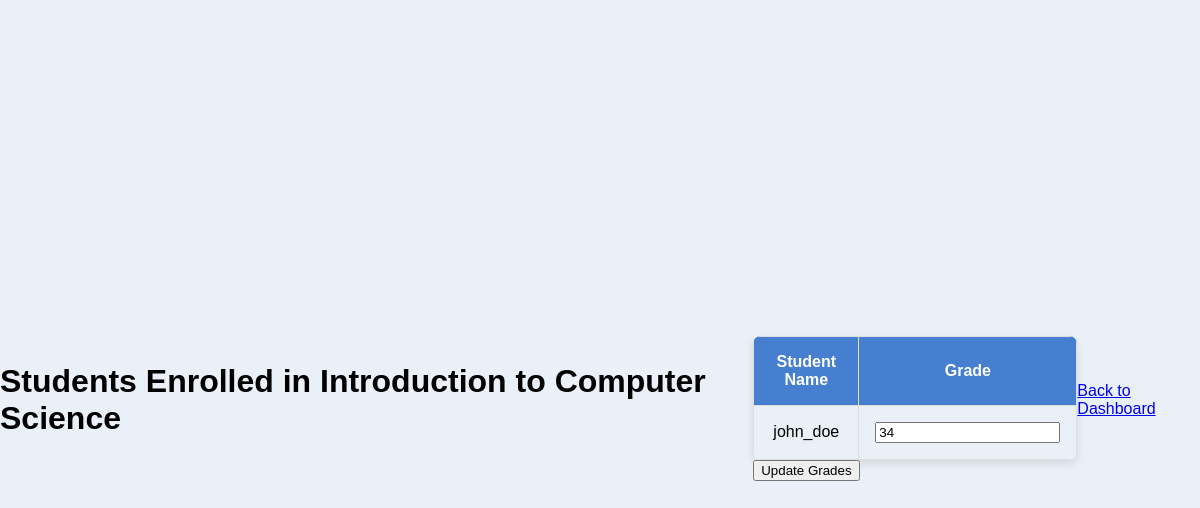
Page /teacher/course/1/students (signed in) on the earlier database version.
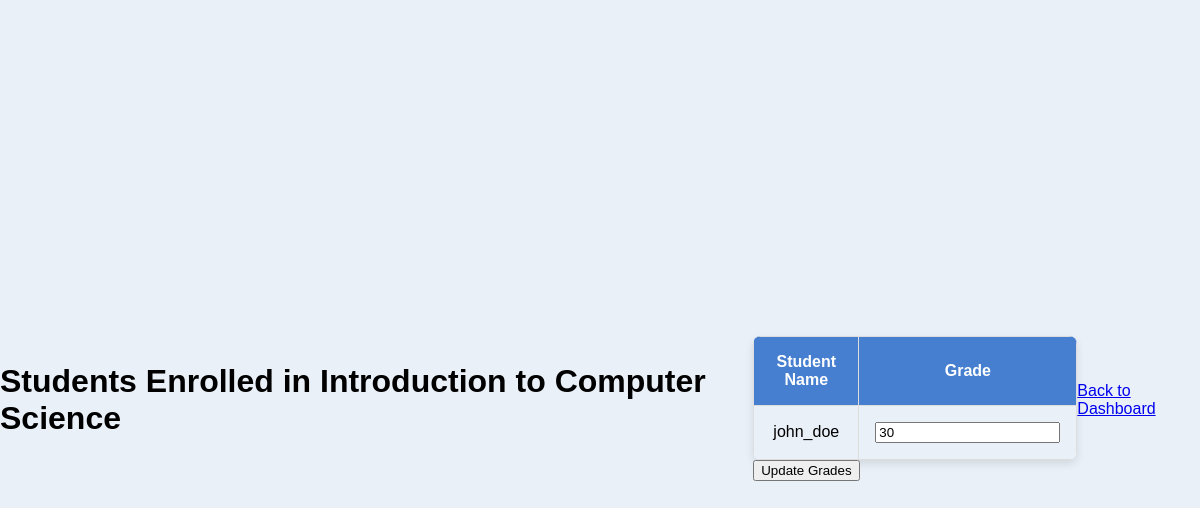
Same page on the later database version.
### app.py (models this page shows, shortened)
class Course(db.Model):
    id = db.Column(db.Integer, primary_key=True)
    course_code = db.Column(db.String(10), unique=True, nullable=False)
    course_name = db.Column(db.String(100), nullable=False)
    capacity = db.Column(db.Integer, nullable=False)
    teacher_id = db.Column(db.Integer, db.ForeignKey('user.id'), nullable=True)
    teacher = db.relationship('User', backref='teaching_courses', foreign_keys=[teacher_id])
    time = db.Column(db.String(50), nullable=True)
    enrolled_count = db.Column(db.Integer, default=0)

class User(UserMixin, db.Model):
    id = db.Column(db.Integer, primary_key=True)
    username = db.Column(db.String(150), unique=True, nullable=False)
    password = db.Column(db.String(150), nullable=False)
    role = db.Column(db.String(50))

class Enrollment(db.Model):
    id = db.Column(db.Integer, primary_key=True)
    course_id = db.Column(db.Integer, db.ForeignKey('course.id'), nullable=False)
    user_id = db.Column(db.Integer, db.ForeignKey('user.id'), nullable=False)
    grade = db.Column(db.String(5))

### app.py (the view, shortened to what this page needs)
@app.route('/teacher/course/<int:course_id>/students', methods=['GET', 'POST'])
@login_required
def view_students(course_id):
    if current_user.role != 'teacher':
        flash("Access denied: Only teachers can view this page.", "danger")
        return redirect(url_for('login'))
    course = Course.query.filter_by(id=course_id, teacher_id=current_user.id).first()
    if not course:
        flash("You do not have permission to view students for this course.", "danger")
        return redirect(url_for('teacher_dashboard'))
    enrollments = Enrollment.query.filter_by(course_id=course.id).all()
    students = [(User.query.get(enrollment.user_id), enrollment) for enrollment in enrollments]
    return render_template('students_enrolled.html', course=course, students=students)

### app.py (called while the page is built)
@login_manager.user_loader
def load_user(user_id):
    return User.query.get(int(user_id))

### templates/students_enrolled.html (shortened to what this page needs)
<!DOCTYPE html>
<html lang="en">
<head>
    <link rel="stylesheet" href="/static/styles.css">
</head>
<body>
    <h1>Students Enrolled in {{ course.course_name }}</h1>
    <form method="POST">
        <table>
            <thead>
                <tr>
                    <th>Student Name</th>
                    <th>Grade</th>
                </tr>
            </thead>
            <tbody>
                {% for student, enrollment in students %}
                <tr>
                    <td>{{ student.username }}</td>
                    <td>
                        <input type="text" name="{{ enrollment.id }}" value="{{ enrollment.grade or '' }}">
                    </td>
                </tr>
                {% endfor %}
            </tbody>
        </table>
        <button type="submit">Update Grades</button>
    </form>
    <a href="{{ url_for('teacher_dashboard') }}">Back to Dashboard</a>
</body>
</html>

### static/styles.css (style rules this page uses)
body { font-family: Arial, sans-serif; background-color: #e9f0f7; margin: 0; display: flex; justify-content: center; align-items: center; min-height: 100vh; }
table { width: 100%; border-collapse: collapse; margin-top: 1rem; text-align: center; border-radius: 8px; overflow: hidden; box-shadow: 0px 4px 8px rgba(0, 0, 0, 0.1); }
th, td { border: 1px solid #ddd; padding: 1rem; }
th { background-color: #467fcf; color: #fff; font-weight: bold; }

Differences in the rows shown:
changed through a linked row, User "john_doe": grade "34" → "30"
